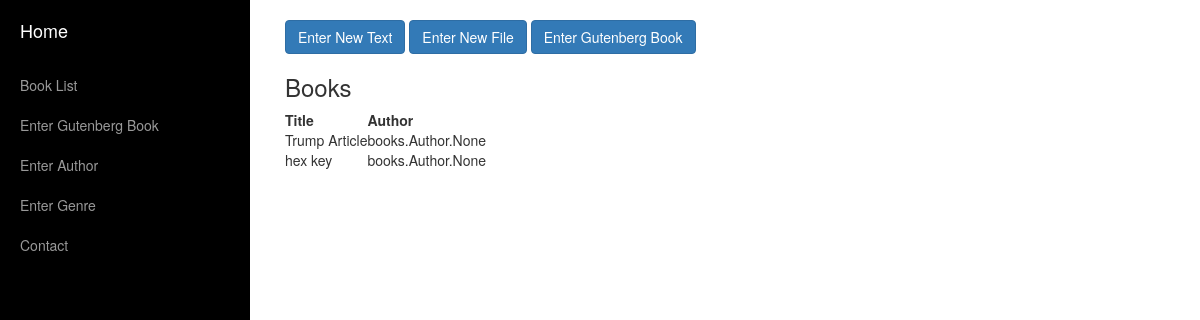
/books/, run on an earlier commit of the app's database.
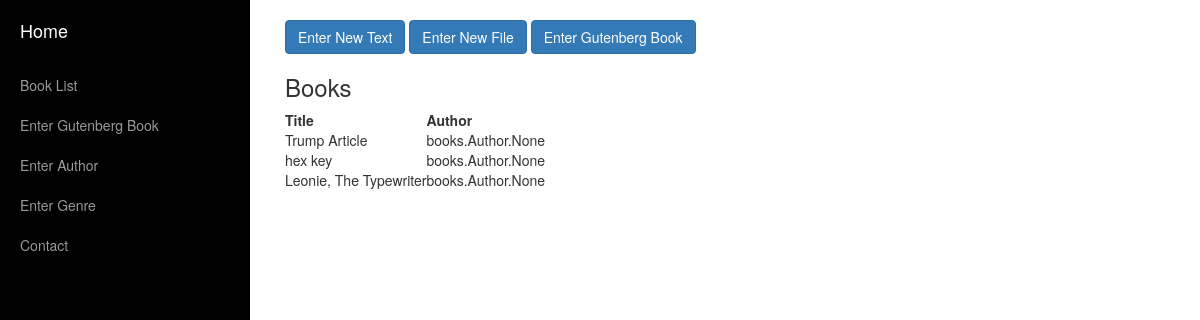
And on a later commit of the database.
### books/models.py (models this page shows, shortened)
class Text(models.Model):
    is_broken_up = models.BooleanField(default=False)
    regex = models.CharField(max_length=200, null=True, blank=True)
    title = models.CharField(max_length=200, null=False)
    author = models.ManyToManyField(Author, null=True, blank=True)

class InputText(Text):
    words = models.TextField()

class Text(models.Model):
    is_broken_up = models.BooleanField(default=False)
    regex = models.CharField(max_length=200, null=True, blank=True)
    title = models.CharField(max_length=200, null=False)
    author = models.ManyToManyField(Author, null=True, blank=True)

class FileText(Text):
    words = models.FileField()
    is_gutenberg = models.BooleanField()

### books/views.py (the view)
# urls.py: url(r'^books/$', TextListView.as_view(), name='books'),
class TextListView(ListView):
    template_name = 'book_list.html'
    queryset = list(chain(InputText.objects.all(), FileText.objects.all())) #may require custom model manager
    context_object_name = 'books'

### templates/book_list.html
{% extends 'index.html' %}
{% block body %}
    {% block book_forms %}
        <div>
            <a href={% url 'book_urls:add_input' %}><button type = "button" class = "btn btn-primary">Enter New Text</button></a>
            <a href={% url 'book_urls:add_file' %}><button type = "button" class = "btn btn-primary">Enter New File</button></a>
            <a href={% url 'book_urls:add_id' %}><button type = "button" class = "btn btn-primary">Enter Gutenberg Book</button></a>
        </div>
    {% endblock %}
    {% block book_list %}
    <h3> Books</h3>
    <table>
    <tr>
        <th>Title</th>
        <th>Author</th>
    </tr>
    {% for book in books %}
        <tr>
        <td> {{ book.title }} </td>
        <td> {{ book.author }}</td>
        </tr>
    {% endfor %}
    </table>
    {% endblock %}
{% endblock %}

What changed in the data, as far as the page shows it:
added FileText: title "Leonie, The Typewriter", author "books.Author.None"
